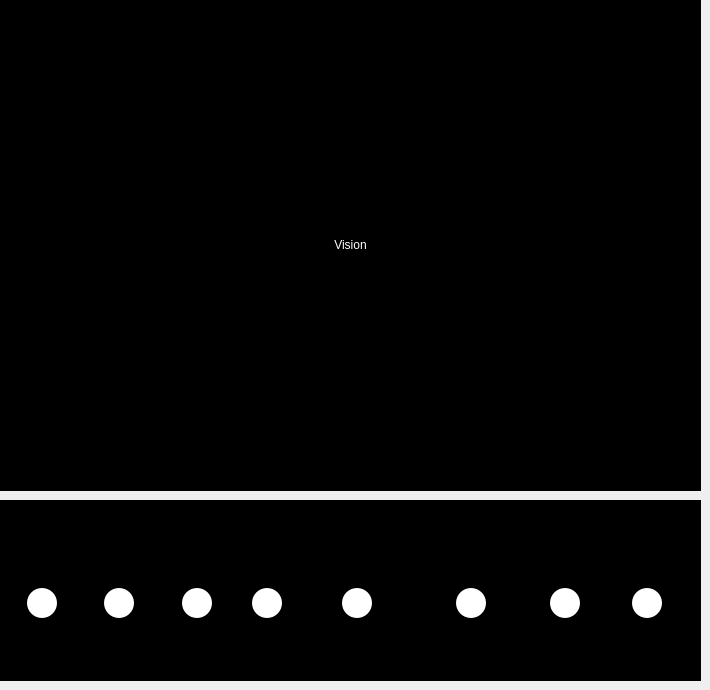
         <widget class="QWidget" name="VisionAndTimelinePage">
          <widget class="QWidget" name="CameraWidget" native="true">
           <property name="geometry">
            <rect>
             <x>0</x>
             <y>0</y>
             <width>701</width>
             <height>491</height>
            </rect>
           </property>
           <property name="styleSheet">
            <string notr="true">background-color: #000000; </string>
           </property>
           <layout class="QHBoxLayout" name="horizontalLayout_2">
            <item alignment="Qt::AlignmentFlag::AlignHCenter|Qt::AlignmentFlag::AlignVCenter">
             <widget class="QLabel" name="VisionText">
              <property name="styleSheet">
               <string notr="true">color:white;</string>
              </property>
              <property name="text">
               <string>Vision</string>
              </property>
              <property name="alignment">
               <set>Qt::AlignmentFlag::AlignCenter</set>
              </property>
             </widget>
            </item>
           </layout>
          </widget>
          <widget class="QFrame" name="Timeline">
           <property name="geometry">
            <rect>
             <x>0</x>
             <y>500</y>
             <width>701</width>
             <height>181</height>
            </rect>
           </property>
           <property name="sizePolicy">
            <sizepolicy hsizetype="Preferred" vsizetype="Preferred">
             <horstretch>0</horstretch>
             <verstretch>0</verstretch>
            </sizepolicy>
           </property>
           <property name="styleSheet">
            <string notr="true">background-color: #000000;</string>
           </property>
           <property name="frameShape">
            <enum>QFrame::Shape::StyledPanel</enum>
           </property>
           <property name="frameShadow">
            <enum>QFrame::Shadow::Raised</enum>
           </property>
           <layout class="QHBoxLayout" name="horizontalLayout_3">
            <item alignment="Qt::AlignmentFlag::AlignVCenter">
             <widget class="QWidget" name="StartWidget" native="true">
              <property name="minimumSize">
               <size>
                <width>0</width>
                <height>0</height>
               </size>
              </property>
              <layout class="QVBoxLayout" name="verticalLayout_2">
               <item>
                <widget class="QLabel" name="StartProcessText">
                 <property name="font">
                  <font>
                   <pointsize>12</pointsize>
                  </font>
                 </property>
                 <property name="text">
                  <string>Start</string>
                 </property>
                 <property name="alignment">
                  <set>Qt::AlignmentFlag::AlignCenter</set>
                 </property>
                </widget>
               </item>
               <item alignment="Qt::AlignmentFlag::AlignHCenter">
                <widget class="QLabel" name="StartCircle">
                 <property name="sizePolicy">
                  <sizepolicy hsizetype="Fixed" vsizetype="Fixed">
                   <horstretch>0</horstretch>
                   <verstretch>0</verstretch>
                  </sizepolicy>
                 </property>
                 <property name="minimumSize">
                  <size>
                   <width>30</width>
                   <height>30</height>
                  </size>
                 </property>
                 <property name="styleSheet">
                  <string notr="true">background-color:#FFFFFF; border-radius:15px;</string>
                 </property>
                 <property name="text">
                  <string/>
                 </property>
                 <property name="scaledContents">
                  <bool>true</bool>
                 </property>
                 <property name="alignment">
                  <set>Qt::AlignmentFlag::AlignCenter</set>
                 </property>
                </widget>
               </item>
              </layout>
             </widget>
            </item>
            <item alignment="Qt::AlignmentFlag::AlignVCenter">
             <widget class="QWidget" name="ConnectWidget" native="true">
              <layout class="QVBoxLayout" name="verticalLayout">
               <item>
                <widget class="QLabel" name="ConnectProcessText">
                 <property name="font">
                  <font>
                   <pointsize>12</pointsize>
                  </font>
                 </property>
                 <property name="text">
                  <string>Connect</string>
                 </property>
                 <property name="alignment">
                  <set>Qt::AlignmentFlag::AlignCenter</set>
                 </property>
                </widget>
               </item>
               <item alignment="Qt::AlignmentFlag::AlignHCenter">
                <widget class="QLabel" name="ConnectCircle">
                 <property name="sizePolicy">
                  <sizepolicy hsizetype="Fixed" vsizetype="Fixed">
                   <horstretch>0</horstretch>
                   <verstretch>0</verstretch>
                  </sizepolicy>
                 </property>
                 <property name="minimumSize">
                  <size>
                   <width>30</width>
                   <height>30</height>
                  </size>
                 </property>
                 <property name="styleSheet">
                  <string notr="true">background-color:#FFFFFF; border-radius:15px;</string>
                 </property>
                 <property name="text">
                  <string/>
                 </property>
                 <property name="scaledContents">
                  <bool>true</bool>
                 </property>
                 <property name="alignment">
                  <set>Qt::AlignmentFlag::AlignCenter</set>
                 </property>
                </widget>
               </item>
              </layout>
             </widget>
            </item>
            <item alignment="Qt::AlignmentFlag::AlignVCenter">
             <widget class="QWidget" name="INITWidget" native="true">
              <layout class="QVBoxLayout" name="verticalLayout_3">
               <item>
                <widget class="QLabel" name="INITProcessText">
                 <property name="font">
                  <font>
                   <pointsize>12</pointsize>
                  </font>
                 </property>
                 <property name="text">
                  <string>INIT</string>
                 </property>
                 <property name="alignment">
                  <set>Qt::AlignmentFlag::AlignCenter</set>
                 </property>
                </widget>
               </item>
               <item alignment="Qt::AlignmentFlag::AlignHCenter">
                <widget class="QLabel" name="INITCircle">
                 <property name="sizePolicy">
                  <sizepolicy hsizetype="Fixed" vsizetype="Fixed">
                   <horstretch>0</horstretch>
                   <verstretch>0</verstretch>
                  </sizepolicy>
                 </property>
                 <property name="minimumSize">
                  <size>
                   <width>30</width>
                   <height>30</height>
                  </size>
                 </property>
                 <property name="styleSheet">
                  <string notr="true">background-color:#FFFFFF; border-radius:15px;</string>
                 </property>
                 <property name="text">
                  <string/>
                 </property>
                 <property name="scaledContents">
                  <bool>true</bool>
                 </property>
                 <property name="alignment">
                  <set>Qt::AlignmentFlag::AlignCenter</set>
                 </property>
                </widget>
               </item>
              </layout>
             </widget>
            </item>
            <item alignment="Qt::AlignmentFlag::AlignVCenter">
             <widget class="QWidget" name="IdleWidget" native="true">
              <layout class="QVBoxLayout" name="verticalLayout_6">
               <item>
                <widget class="QLabel" name="IdleProcessText">
                 <property name="font">
                  <font>
                   <pointsize>12</pointsize>
                  </font>
                 </property>
                 <property name="text">
                  <string>Idle</string>
                 </property>
                 <property name="alignment">
                  <set>Qt::AlignmentFlag::AlignCenter</set>
                 </property>
                </widget>
               </item>
               <item alignment="Qt::AlignmentFlag::AlignHCenter">
                <widget class="QLabel" name="IdleCircle">
                 <property name="sizePolicy">
                  <sizepolicy hsizetype="Fixed" vsizetype="Fixed">
                   <horstretch>0</horstretch>
                   <verstretch>0</verstretch>
                  </sizepolicy>
                 </property>
                 <property name="minimumSize">
                  <size>
                   <width>30</width>
                   <height>30</height>
                  </size>
                 </property>
                 <property name="styleSheet">
                  <string notr="true">background-color:#FFFFFF; border-radius:15px;</string>
                 </property>
                 <property name="text">
                  <string/>
                 </property>
                 <property name="scaledContents">
                  <bool>true</bool>
                 </property>
                 <property name="alignment">
                  <set>Qt::AlignmentFlag::AlignCenter</set>
                 </property>
                </widget>
               </item>
              </layout>
             </widget>
            </item>
            <item alignment="Qt::AlignmentFlag::AlignVCenter">
             <widget class="QWidget" name="ManualAlignWidget" native="true">
              <layout class="QVBoxLayout" name="verticalLayout_7">
               <item>
                <widget class="QLabel" name="RoughAlignProcessText">
                 <property name="font">
                  <font>
                   <pointsize>12</pointsize>
                  </font>
                 </property>
                 <property name="text">
                  <string>Rough Align</string>
                 </property>
                 <property name="alignment">
                  <set>Qt::AlignmentFlag::AlignCenter</set>
                 </property>
                </widget>
               </item>
               <item alignment="Qt::AlignmentFlag::AlignHCenter">
                <widget class="QLabel" name="RoughAlignCircle">
                 <property name="sizePolicy">
                  <sizepolicy hsizetype="Fixed" vsizetype="Fixed">
                   <horstretch>0</horstretch>
                   <verstretch>0</verstretch>
                  </sizepolicy>
                 </property>
                 <property name="minimumSize">
                  <size>
                   <width>30</width>
                   <height>30</height>
                  </size>
                 </property>
                 <property name="styleSheet">
                  <string notr="true">background-color:#FFFFFF; border-radius:15px;</string>
                 </property>
                 <property name="text">
                  <string/>
                 </property>
                 <property name="scaledContents">
                  <bool>true</bool>
                 </property>
                 <property name="alignment">
                  <set>Qt::AlignmentFlag::AlignCenter</set>
                 </property>
                </widget>
               </item>
              </layout>
             </widget>
            </item>
            <item alignment="Qt::AlignmentFlag::AlignVCenter">
             <widget class="QWidget" name="AutoAlignWidget" native="true">
              <layout class="QVBoxLayout" name="verticalLayout_8">
               <item>
                <widget class="QLabel" name="PreciseAlignProcessText">
                 <property name="font">
                  <font>
                   <pointsize>12</pointsize>
                  </font>
                 </property>
                 <property name="text">
                  <string>Precise Align</string>
                 </property>
                 <property name="alignment">
                  <set>Qt::AlignmentFlag::AlignCenter</set>
                 </property>
                </widget>
               </item>
               <item alignment="Qt::AlignmentFlag::AlignHCenter">
                <widget class="QLabel" name="PreciseAlignCircle">
                 <property name="sizePolicy">
                  <sizepolicy hsizetype="Fixed" vsizetype="Fixed">
                   <horstretch>0</horstretch>
                   <verstretch>0</verstretch>
                  </sizepolicy>
                 </property>
                 <property name="minimumSize">
                  <size>
                   <width>30</width>
                   <height>30</height>
                  </size>
                 </property>
                 <property name="styleSheet">
                  <string notr="true">background-color:#FFFFFF; border-radius:15px;</string>
                 </property>
                 <property name="text">
                  <string/>
                 </property>
                 <property name="scaledContents">
                  <bool>true</bool>
                 </property>
                 <property name="alignment">
                  <set>Qt::AlignmentFlag::AlignCenter</set>
                 </property>
                </widget>
               </item>
              </layout>
             </widget>
            </item>
            <item alignment="Qt::AlignmentFlag::AlignVCenter">
             <widget class="QWidget" name="AutoPickWidget" native="true">
              <layout class="QVBoxLayout" name="verticalLayout_9">
               <item>
                <widget class="QLabel" name="PickProcessText">
                 <property name="font">
                  <font>
                   <pointsize>12</pointsize>
                  </font>
                 </property>
                 <property name="text">
                  <string>Pick</string>
                 </property>
                 <property name="alignment">
                  <set>Qt::AlignmentFlag::AlignCenter</set>
                 </property>
                </widget>
               </item>
               <item alignment="Qt::AlignmentFlag::AlignHCenter">
                <widget class="QLabel" name="PickCircle">
                 <property name="sizePolicy">
                  <sizepolicy hsizetype="Fixed" vsizetype="Fixed">
                   <horstretch>0</horstretch>
                   <verstretch>0</verstretch>
                  </sizepolicy>
                 </property>
                 <property name="minimumSize">
                  <size>
                   <width>30</width>
                   <height>30</height>
                  </size>
                 </property>
                 <property name="styleSheet">
                  <string notr="true">background-color:#FFFFFF; border-radius:15px;</string>
                 </property>
                 <property name="text">
                  <string/>
                 </property>
                 <property name="scaledContents">
                  <bool>true</bool>
                 </property>
                 <property name="alignment">
                  <set>Qt::AlignmentFlag::AlignCenter</set>
                 </property>
                </widget>
               </item>
              </layout>
             </widget>
            </item>
            <item alignment="Qt::AlignmentFlag::AlignVCenter">
             <widget class="QWidget" name="AssemblyWidget" native="true">
              <layout class="QVBoxLayout" name="verticalLayout_4">
               <item alignment="Qt::AlignmentFlag::AlignTop">
                <widget class="QLabel" name="AssemblyProcessText">
                 <property name="font">
                  <font>
                   <pointsize>12</pointsize>
                  </font>
                 </property>
                 <property name="text">
                  <string>Assembly</string>
                 </property>
                 <property name="alignment">
                  <set>Qt::AlignmentFlag::AlignCenter</set>
                 </property>
                </widget>
               </item>
               <item alignment="Qt::AlignmentFlag::AlignHCenter|Qt::AlignmentFlag::AlignVCenter">
                <widget class="QLabel" name="AssemblyCircle">
                 <property name="sizePolicy">
                  <sizepolicy hsizetype="Fixed" vsizetype="Fixed">
                   <horstretch>0</horstretch>
                   <verstretch>0</verstretch>
                  </sizepolicy>
                 </property>
                 <property name="minimumSize">
                  <size>
                   <width>30</width>
                   <height>30</height>
                  </size>
                 </property>
                 <property name="styleSheet">
                  <string notr="true">background-color:#FFFFFF; border-radius:15px;</string>
                 </property>
                 <property name="text">
                  <string/>
                 </property>
                 <property name="scaledContents">
                  <bool>true</bool>
                 </property>
                 <property name="alignment">
                  <set>Qt::AlignmentFlag::AlignCenter</set>
                 </property>
                </widget>
               </item>
              </layout>
             </widget>
            </item>
           </layout>
          </widget>
         </widget>
